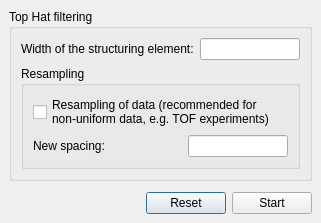
<ui version="4.0" >
 <class>BaselineFilteringDialogTemplate</class>
 <widget class="QDialog" name="BaselineFilteringDialogTemplate" >
  <property name="geometry" >
   <rect>
    <x>0</x>
    <y>0</y>
    <width>318</width>
    <height>223</height>
   </rect>
  </property>
  <property name="windowTitle" >
   <string>Filter baseline</string>
  </property>
  <layout class="QVBoxLayout" >
   <property name="margin" >
    <number>9</number>
   </property>
   <property name="spacing" >
    <number>6</number>
   </property>
   <item>
    <widget class="QGroupBox" name="buttonGroup6" >
     <property name="title" >
      <string>Top Hat filtering</string>
     </property>
     <layout class="QVBoxLayout" >
      <property name="margin" >
       <number>9</number>
      </property>
      <property name="spacing" >
       <number>6</number>
      </property>
      <item>
       <layout class="QHBoxLayout" >
        <property name="margin" >
         <number>0</number>
        </property>
        <property name="spacing" >
         <number>6</number>
        </property>
        <item>
         <widget class="QLabel" name="textLabel1_2" >
          <property name="text" >
           <string>Width of the structuring element:</string>
          </property>
          <property name="wordWrap" >
           <bool>false</bool>
          </property>
         </widget>
        </item>
        <item>
         <spacer>
          <property name="orientation" >
           <enum>Qt::Horizontal</enum>
          </property>
          <property name="sizeType" >
           <enum>QSizePolicy::Expanding</enum>
          </property>
          <property name="sizeHint" >
           <size>
            <width>16</width>
            <height>20</height>
           </size>
          </property>
         </spacer>
        </item>
        <item>
         <widget class="QLineEdit" name="struc_elem_line_edit" >
          <property name="sizePolicy" >
           <sizepolicy>
            <hsizetype>0</hsizetype>
            <vsizetype>0</vsizetype>
            <horstretch>0</horstretch>
            <verstretch>0</verstretch>
           </sizepolicy>
          </property>
          <property name="minimumSize" >
           <size>
            <width>100</width>
            <height>0</height>
           </size>
          </property>
          <property name="maximumSize" >
           <size>
            <width>100</width>
            <height>32767</height>
           </size>
          </property>
          <property name="text" >
           <string/>
          </property>
         </widget>
        </item>
       </layout>
      </item>
      <item>
       <widget class="QGroupBox" name="buttonGroup2" >
        <property name="title" >
         <string>Resampling</string>
        </property>
        <layout class="QVBoxLayout" >
         <property name="margin" >
          <number>9</number>
         </property>
         <property name="spacing" >
          <number>6</number>
         </property>
         <item>
          <widget class="QCheckBox" name="resampling_check_box" >
           <property name="sizePolicy" >
            <sizepolicy>
             <hsizetype>3</hsizetype>
             <vsizetype>0</vsizetype>
             <horstretch>0</horstretch>
             <verstretch>0</verstretch>
            </sizepolicy>
           </property>
           <property name="text" >
            <string>Resampling of data (recommended for
non-uniform data, e.g. TOF experiments)</string>
           </property>
          </widget>
         </item>
         <item>
          <layout class="QHBoxLayout" >
           <property name="margin" >
            <number>0</number>
           </property>
           <property name="spacing" >
            <number>6</number>
           </property>
           <item>
            <widget class="QLabel" name="textLabel2" >
             <property name="text" >
              <string>New spacing:</string>
             </property>
             <property name="wordWrap" >
              <bool>false</bool>
             </property>
            </widget>
           </item>
           <item>
            <spacer>
             <property name="orientation" >
              <enum>Qt::Horizontal</enum>
             </property>
             <property name="sizeType" >
              <enum>QSizePolicy::Expanding</enum>
             </property>
             <property name="sizeHint" >
              <size>
               <width>120</width>
               <height>20</height>
              </size>
             </property>
            </spacer>
           </item>
           <item>
            <widget class="QLineEdit" name="spacing_line_edit" >
             <property name="sizePolicy" >
              <sizepolicy>
               <hsizetype>0</hsizetype>
               <vsizetype>0</vsizetype>
               <horstretch>0</horstretch>
               <verstretch>0</verstretch>
              </sizepolicy>
             </property>
             <property name="minimumSize" >
              <size>
               <width>100</width>
               <height>0</height>
              </size>
             </property>
             <property name="maximumSize" >
              <size>
               <width>100</width>
               <height>32767</height>
              </size>
             </property>
            </widget>
           </item>
          </layout>
         </item>
        </layout>
       </widget>
      </item>
     </layout>
    </widget>
   </item>
   <item>
    <spacer>
     <property name="orientation" >
      <enum>Qt::Vertical</enum>
     </property>
     <property name="sizeType" >
      <enum>QSizePolicy::Expanding</enum>
     </property>
     <property name="sizeHint" >
      <size>
       <width>20</width>
       <height>20</height>
      </size>
     </property>
    </spacer>
   </item>
   <item>
    <layout class="QGridLayout" >
     <property name="margin" >
      <number>0</number>
     </property>
     <property name="spacing" >
      <number>6</number>
     </property>
     <item row="0" column="1" >
      <widget class="QPushButton" name="resetPushButton" >
       <property name="text" >
        <string>Reset</string>
       </property>
      </widget>
     </item>
     <item row="0" column="0" >
      <spacer>
       <property name="orientation" >
        <enum>Qt::Horizontal</enum>
       </property>
       <property name="sizeType" >
        <enum>QSizePolicy::Expanding</enum>
       </property>
       <property name="sizeHint" >
        <size>
         <width>184</width>
         <height>20</height>
        </size>
       </property>
      </spacer>
     </item>
     <item row="0" column="2" >
      <widget class="QPushButton" name="startPushButton" >
       <property name="text" >
        <string>Start</string>
       </property>
      </widget>
     </item>
    </layout>
   </item>
  </layout>
 </widget>
 <layoutdefault spacing="6" margin="11" />
 <pixmapfunction>qPixmapFromMimeSource</pixmapfunction>
 <resources/>
 <connections>
  <connection>
   <sender>resetPushButton</sender>
   <signal>pressed()</signal>
   <receiver>BaselineFilteringDialogTemplate</receiver>
   <slot>resetButton_clicked()</slot>
   <hints>
    <hint type="sourcelabel" >
     <x>20</x>
     <y>20</y>
    </hint>
    <hint type="destinationlabel" >
     <x>20</x>
     <y>20</y>
    </hint>
   </hints>
  </connection>
  <connection>
   <sender>startPushButton</sender>
   <signal>pressed()</signal>
   <receiver>BaselineFilteringDialogTemplate</receiver>
   <slot>startButton_clicked()</slot>
   <hints>
    <hint type="sourcelabel" >
     <x>20</x>
     <y>20</y>
    </hint>
    <hint type="destinationlabel" >
     <x>20</x>
     <y>20</y>
    </hint>
   </hints>
  </connection>
 </connections>
</ui>
